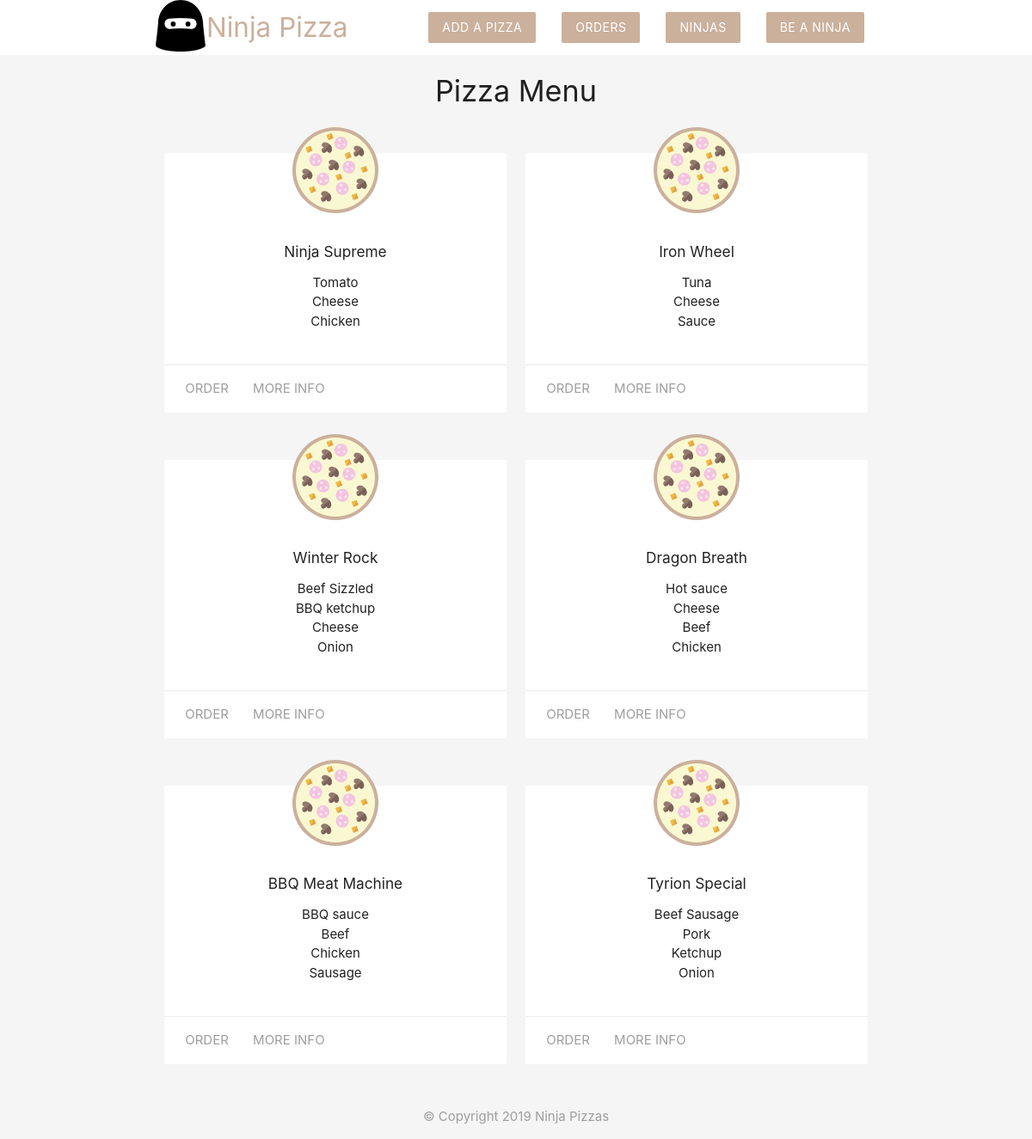
The page / on the database its author committed.
### tables this page shows
CREATE TABLE `pizza` (
  `id` int(11) NOT NULL,
  `title` varchar(255) NOT NULL,
  `ingredients` varchar(255) NOT NULL,
  `email` varchar(255) NOT NULL,
  `created_at` timestamp NOT NULL DEFAULT current_timestamp()
);

### index.php (the view, shortened to what this page needs)
<?php
include('config/db_connect.php');
$sql = "SELECT title, ingredients, id FROM pizza ORDER BY created_at";
$result = mysqli_query($conn, $sql);
$pizzas = mysqli_fetch_all($result, MYSQLI_ASSOC);
?>
<!DOCTYPE html>
<html>
<?php include('templates/header.php'); ?>
<h4 class="center">Pizza Menu</h4>
<div class="container">
     <div class="row">
          <?php foreach ($pizzas as $pizza) : ?>
               <div class="col s6 md3">
                    <div class="card z-depth-0">
                         <img src="img/pizza.svg" class="pizza">
                         <div class="card-content center">
                              <h6><?php echo htmlspecialchars($pizza['title']); ?></h6>
                              <ul>
                                   <?php foreach (explode(',', $pizza['ingredients']) as $ing) { ?>
                                        <li><?php echo htmlspecialchars($ing); ?></li>
                                   <?php } ?>
                              </ul>
                         </div>
                         <div class="card-action ">
                              <a class="grey-text left-align" href="order.php?id= <?php echo $pizza['id'] ?>">order</a>
                              <a class="grey-text right-align" href="details.php?id= <?php echo $pizza['id'] ?>">more info</a>
                         </div>
                    </div>
               </div>
          <?php endforeach; ?>
     </div>
</div>
<?php include('templates/footer.php'); ?>
</html>

### templates/header.php (shortened to what this page needs)
<head>
  <link rel="stylesheet" href="https://cdnjs.cloudflare.com/ajax/libs/materialize/1.0.0/css/materialize.min.css">
</head>
<body class="grey lighten-4">
  <nav class="white z-depth-0">
    <div class="container">
      <img src="img/ninja.svg" class="icon">
      <a href="index.php" class="brand-logo brand-text ">Ninja Pizza</a>
      <ul id="nav-mobile" class="right hide-on-small-and-down">
        <li><a href="add.php" class="btn brand z-depth-0 ">Add a Pizza</a></li>
        <li><a href="orders.php" class="btn brand z-depth-0">Orders</a></li>
        <li><a href="staffs.php" class="btn brand z-depth-0 ">Ninjas</a></li>
        <li><a href="join_ninja.php" class="btn brand z-depth-0">Be a ninja</a></li>
      </ul>
    </div>
  </nav>

### templates/footer.php
<footer class="section">
	<div class="center grey-text">&copy; Copyright 2019 Ninja Pizzas</div>
</footer>
</body>

### templates/header.php (style rules this page uses)
.brand { background: #cbb09c !important; }
.brand-text { color: #cbb09c !important; }
.pizza { width: 100px; margin: 40px auto -30px; display: block; position: relative; top: -30px; }
.icon { width: 60px; margin: 30px auto top:-10px; position: relative; }
.btn { background-color: darkgoldenrod; }

### rows shown on the page
pizza: title "Ninja Supreme", ingredients "Tomato", ingredients "Cheese", ingredients "Chicken"
pizza: title "Iron Wheel", ingredients "Tuna", ingredients "Cheese", ingredients "Sauce"
pizza: title "Winter Rock", ingredients "Beef Sizzled", ingredients "BBQ ketchup", ingredients "Cheese", ingredients "Onion"
pizza: title "Dragon Breath", ingredients "Hot sauce", ingredients "Cheese", ingredients "Beef", ingredients "Chicken"
pizza: title "BBQ Meat Machine", ingredients "BBQ sauce", ingredients "Beef", ingredients "Chicken", ingredients "Sausage"
pizza: title "Tyrion Special", ingredients "Beef Sausage", ingredients "Pork", ingredients "Ketchup", ingredients "Onion"
